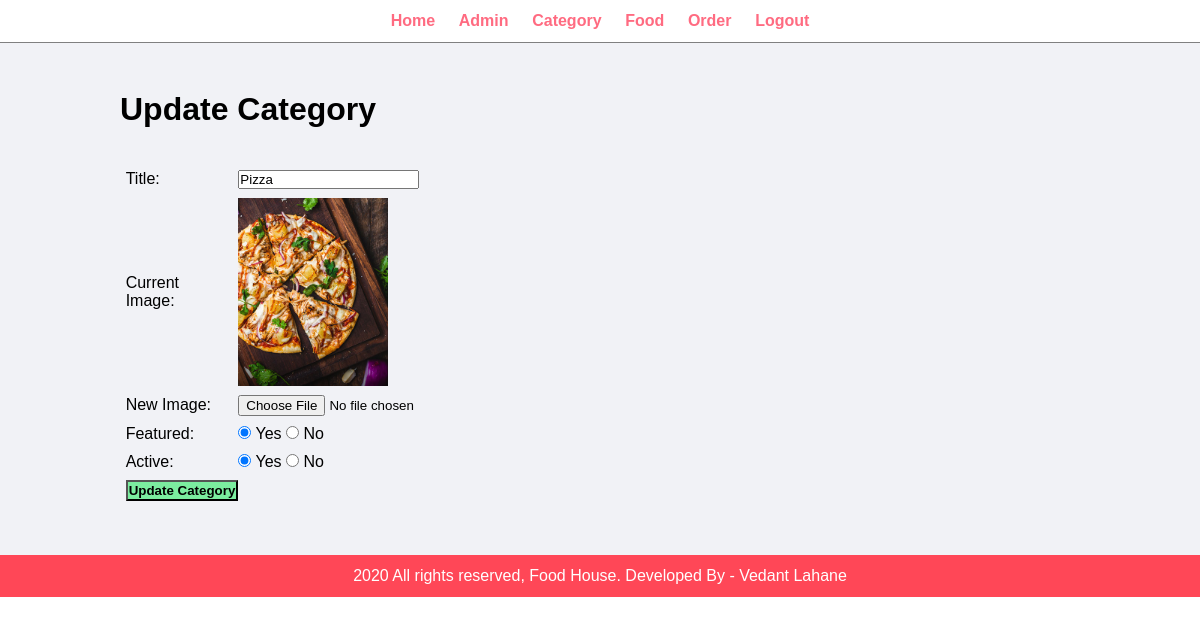
/admin/update-category.php?id=4, run on the app's committed database.
### tables this page shows
CREATE TABLE `category_table` (
  `id` int(10) UNSIGNED NOT NULL,
  `title` varchar(100) NOT NULL,
  `image_name` varchar(255) NOT NULL,
  `featured` varchar(10) NOT NULL,
  `active` varchar(10) NOT NULL
);

### admin/update-category.php (the view, shortened to what this page needs)
<?php include('partials/menu.php'); ?>
<div class="main-content">
    <div class="wrapper">
        <h1>Update Category</h1>
        <br><br>
        <?php
            if(isset($_GET['id']))
            {
                $id = $_GET['id'];
                $sql = "SELECT * FROM category_table WHERE id=$id";
                $res = mysqli_query($conn, $sql);
                $count = mysqli_num_rows($res);
                if($count==1)
                {
                    $row = mysqli_fetch_assoc($res);
                    $title = $row['title'];
                    $current_image = $row['image_name'];
                    $featured = $row['featured'];
                    $active = $row['active'];
                }
                else
                {
                    $_SESSION['no-category-found'] = "<div class='error'>Category not Found.</div>";
                    header('location:'.SITEURL.'admin/manage-category.php');
                }
            }
            else
            {
                header('location:'.SITEURL.'admin/manage-category.php');
            }
        ?>
        <form action="" method="POST" enctype="multipart/form-data">
            <table class="tbl-30">
                <tr>
                    <td>Title: </td>
                    <td>
                        <input type="text" name="title" value="<?php echo $title; ?>">
                    </td>
                </tr>
                <tr>
                    <td>Current Image: </td>
                    <td>
                        <?php
                            if($current_image != "")
                            {
                                ?>
                                <img src="<?php echo SITEURL; ?>images/category/<?php echo $current_image; ?>" width="150px">
                                <?php
                            }
                            else
                            {
                                echo "<div class='error'>Image Not Added.</div>";
                            }
                        ?>
                    </td>
                </tr>
                <tr>
                    <td>New Image: </td>
                    <td>
                        <input type="file" name="image">
                    </td>
                </tr>
                <tr>
                    <td>Featured: </td>
                    <td>
                        <input <?php if($featured=="Yes"){echo "checked";} ?> type="radio" name="featured" value="Yes"> Yes
                        <input <?php if($featured=="No"){echo "checked";} ?> type="radio" name="featured" value="No"> No
                    </td>
                </tr>
                <tr>
                    <td>Active: </td>
                    <td>
                        <input <?php if($active=="Yes"){echo "checked";} ?> type="radio" name="active" value="Yes"> Yes
                        <input <?php if($active=="No"){echo "checked";} ?> type="radio" name="active" value="No"> No
                    </td>
                </tr>
                <tr>
                    <td>
                        <input type="submit" name="submit" value="Update Category" class="btn-secondary">
                    </td>
                </tr>
            </table>
        </form>
    </div>
</div>
<?php include('partials/footer.php'); ?>

### css/admin.css (style rules this page uses)
* { margin: 0; padding: 0; font-family: Arial, Helvetica, sans-serif; }
.wrapper { padding: 1%; width: 80%; margin: 0 auto; }
.tbl-30 { width: 30%; }
table tr td { padding: 1%; }
.btn-secondary { background-color: #7bed9f; padding: 1%; color: black; text-decoration: none; font-weight: bold; }
.main-content { background-color: #f1f2f6; padding: 3% 0; }

### data on the page
category_table: title "Pizza", image_name (picture), featured "☑", active "☑"
